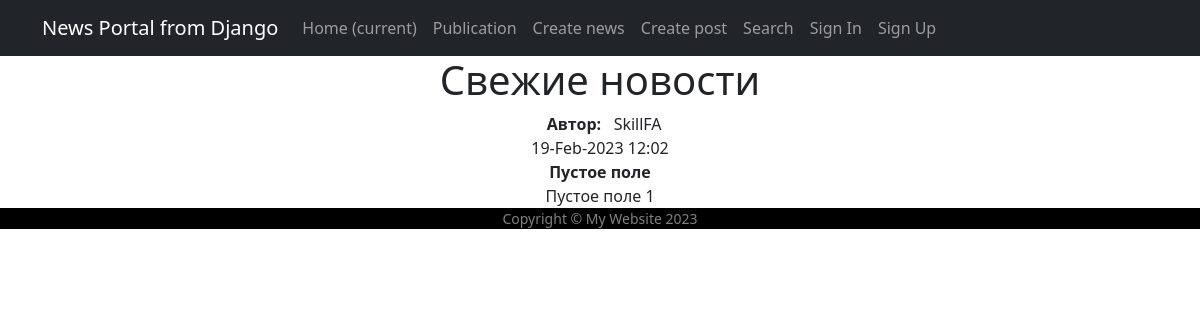
The page /post/30 on the database its author committed.
### newsapp/models.py (models this page shows, shortened)
class Post(models.Model):
    news = 'NW'
    article = 'AR'
    category_choices = [
        (news, 'Новость'),
        (article, 'Статья'),
    ]
    categoryType = models.CharField(
        max_length=2,
        choices=category_choices,
        default=article,
        verbose_name='Вид публикации')  # Выбор из списка "category_choices", по умолчанию - статья
    author = models.ForeignKey(
        Author,
        on_delete=models.CASCADE,
        verbose_name='Автор')  # Создаем связь Один ко Многим поля author через внешний ключ с моделью Author (первый
    dateCreation = models.DateTimeField(
        auto_now_add=True,
        verbose_name='Дата публикации'
    )  # SQLite: datetime NULL. Автоматически добавляем временное поле, которое хранит время и
    postCategory = models.ManyToManyField(
        Category,
        through='PostCategory',
        verbose_name='Категория(category)'
    )  # Отношения Многие ко Многим сущности Category через PostCategory.
    title = models.CharField(
        max_length=128,
        verbose_name='Оглавление')  # Поле с оглавлением, максимальная длинна символов - 128
    text = models.TextField(
        blank=True,
        help_text='Текст',
        verbose_name='Статья')  # Поле с текстом, максимальная длинна символов - неограниченно
    rating = models.SmallIntegerField(
        default=0,
        verbose_name='Рейтинг')  # SQLite: smallint NOT NULL, хранит целочисленные значения типа Number. По дефолту ноль
    class Meta:
        verbose_name = 'Публикация'  # Настройка отображения имени модели в админ панели (ед. число)
        verbose_name_plural = 'Публикации'  # Настройка отображения имени модели в админ панели (мн. число)
        ordering = ['categoryType', 'author']

class Author(models.Model):
    autorUsers = models.OneToOneField(
        User,
        on_delete=models.CASCADE)  # Отношения Один к Одному. Первый параметр указывает, с какой моделью будет
    ratingAuthor = models.SmallIntegerField(
        default=0)  # SQLite: smallint NOT NULL, хранит целочисленные значения типа Number. По дефолту ноль
    class Meta:
        verbose_name = 'Автор'  # Настройка отображения имени модели в админ панели (ед. число)
        verbose_name_plural = 'Авторы'  # Настройка отображения имени модели в админ панели (мн. число)
    def __str__(self):
        return f'{self.autorUsers}'  # Метод Строка, для вывода названий в админ-панели через f-строки

### newsapp/views.py (the view)
# urls.py: path('<int:pk>', PostDetail.as_view(), name='post_detail'),  # pk — это первичный ключ новости или статьи,
class PostDetail(DetailView):
    model = Post
    template_name = 'flatpages/post.html'
    context_object_name = 'post'

### newsapp/templatetags/custom_filters.py (called while the page is built)
@register.filter(name='censor')  # Декоратор register.filter() указывает Django, что нужно запомнить про
def censor(value):
    if not isinstance(value, str):  # Проверка, что значение (value) является строкой (str),
        raise ValueError('Ценз только строк!')  # в ином случае вызывается исключение
    for word in censor_list:  # В цикле проходим по тексту, если слово входит в список цензуры,
        value = value.replace(word[1:], '*' * (len(word)-1))  # то делаем замену (метод replace) этого слова на "*" со
    return value  # и возвращаем значение

### newsapp/templatetags/custom_tags.py (called while the page is built)
@register.simple_tag()
def current_time(format_string='%b %d %Y'):
    return datetime.utcnow().strftime(format_string)

### templates/flatpages/post.html (shortened to what this page needs)
{% extends 'flatpages/default.html' %}
{% load custom_filters %}
{% block content %}
<h1>Свежие новости</h1>
<b> &nbsp Автор: &nbsp </b> {{ post.author }}<br>
{{ post.dateCreation|date:'d-M-Y H:m' }}<br>
<b> &nbsp {{ post.title|censor }} &nbsp </b> </br>
{{ post.text|censor }}
{% endblock content %}

### templates/flatpages/default.html (shortened to what this page needs)
<!DOCTYPE html>
{% load custom_tags %}
<html lang="en">
    <head>
        {% load static %}
        <link href="{% static 'css/styles.css' %}" rel="stylesheet" />
    </head>
    <body>
        <nav class="navbar navbar-expand-lg navbar-dark bg-dark static-top">
            <div class="container">
                <a class="navbar-brand" href="/about/">News Portal from Django</a>
                <div class="collapse navbar-collapse" id="navbarResponsive">
                    <ul class="navbar-nav ml-auto">
                        <li class="nav-item active">
                            <a class="nav-link" href="#">Home
                                <span class="sr-only">(current)</span>
                            </a>
                        </li>
                        <li class="nav-item">
                            <a class="nav-link" href="/news/">Publication</a>
                        </li>
                        <li class="nav-item">
                            <a class="nav-link" href="/news/news/create/ ">Create news</a>
                        </li>
                        <li class="nav-item">
                            <a class="nav-link" href="/post/articles/create/">Create post</a>
                        </li>
                        <li class="nav-item">
                            <a class="nav-link" href="/news/search/">Search</a>
                        </li>
                        <li class="nav-item">
                            <a class="nav-link" href="/accounts/login/">Sign In</a>
                        </li>
                        <li class="nav-item">
                            <a class="nav-link" href="/accounts/signup/">Sign Up</a>
                        </li>
                    </ul>
                </div>
            </div>
        </nav>
        <div class="container">
            <div class="row">
                <div class="col-lg-12 text-center">
                    {% block content %}{% endblock content %}
                </div>
            </div>
        </div>
        <footer class="footer bg-black small text-center text-white-50"><div class="container px-4 px-lg-5">Copyright &copy; My Website {% current_time '%Y' %}</div></footer>
    </body>
</html>

### rows shown on the page
Post: author "SkillFA", dateCreation "19-Feb-2023 12:02", title|censor "Пустое поле", text|censor "Пустое поле 1"
